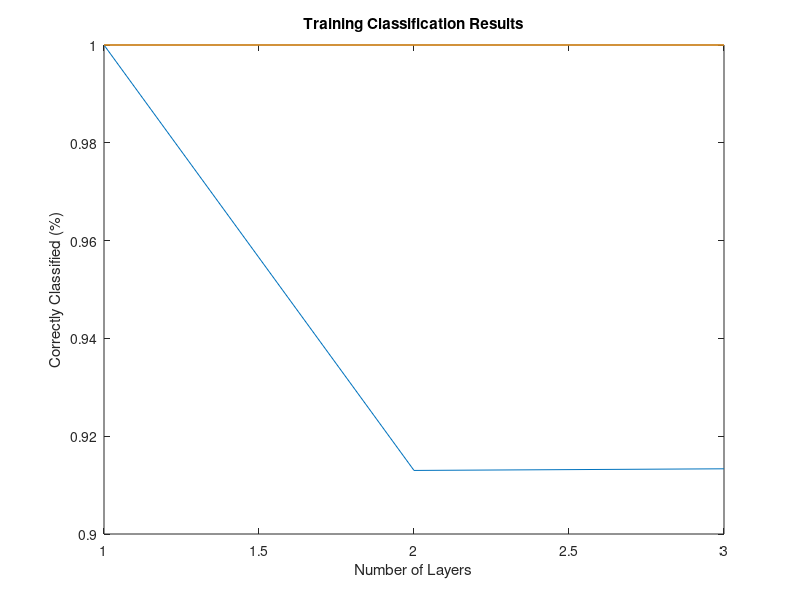
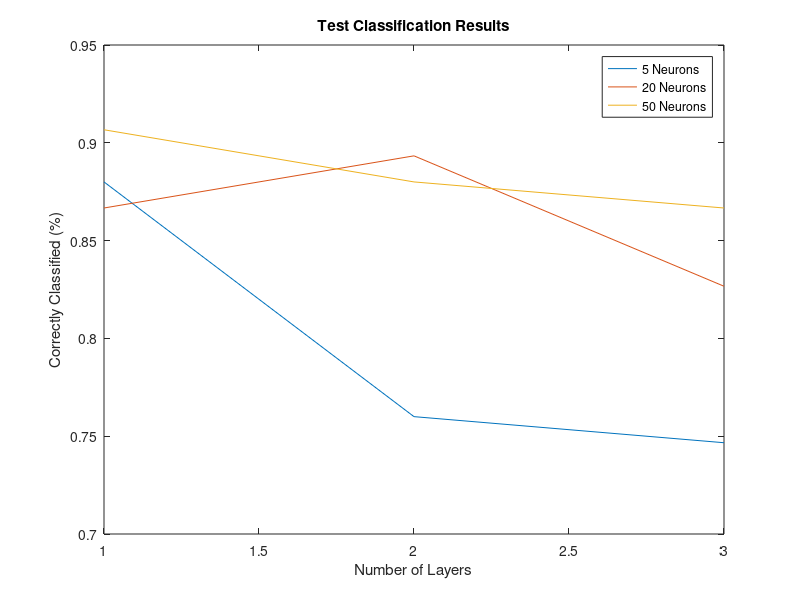

Reproduce these figures in MATLAB, in order.
clear;
close all;

load('Results-Layers.csv');

results = Results_Layers(2:end, 2:end);

training5 = results(:,1);
test5 = results(:,2);
training20 = results(:,3);
test20 = results(:,4);
training50 = results(:,5);
test50 = results(:,6);

layers = (1:3)';

figure(1);
plot(layers, training5, layers, training20, layers, training50);
title('Training Classification Results');
xlabel('Number of Layers');
ylabel('Correctly Classified (%)');

figure(2);
plot(layers, test5, layers, test20, layers, test50);
title('Test Classification Results');
xlabel('Number of Layers');
ylabel('Correctly Classified (%)');
legend('5 Neurons', '20 Neurons', '50 Neurons');